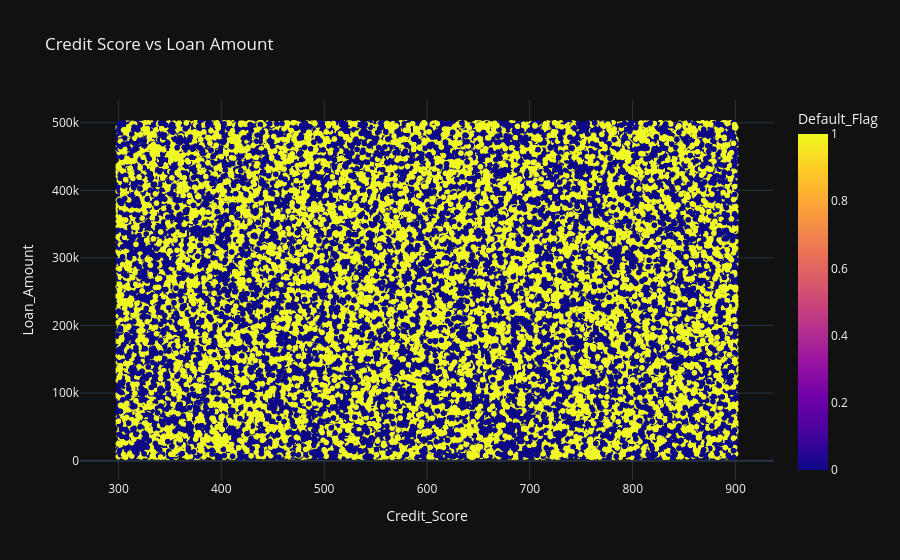

The notebook cell saved with this chart:
### Code cell
# -----------------------------
# 5. Credit Score vs Loan Amount
# -----------------------------
fig5 = px.scatter(
    df,
    x="Credit_Score",
    y="Loan_Amount",
    color="Default_Flag",
    title="Credit Score vs Loan Amount"
)
fig5.show()

### Figure 1 — Plotly figure (JSON) as saved in the notebook; plotly's stock layout.template omitted (floating-point values rounded to 4 significant figures; data arrays with more than 128 entries replaced by an {"elided": "..."} marker saying what was removed)
{"data": [{"hovertemplate": "Credit_Score=%{x}<br>Loan_Amount=%{y}<br>Default_Flag=%{marker.color}<extra></extra>", "legendgroup": "", "marker": {"color": {"elided": "95000 int values"}, "coloraxis": "coloraxis", "symbol": "circle"}, "mode": "markers", "name": "", "showlegend": false, "x": {"elided": "95000 int values"}, "xaxis": "x", "y": {"elided": "95000 int values"}, "yaxis": "y", "type": "scattergl"}], "layout": {"xaxis": {"anchor": "y", "domain": [0.0, 1.0], "title": {"text": "Credit_Score"}}, "yaxis": {"anchor": "x", "domain": [0.0, 1.0], "title": {"text": "Loan_Amount"}}, "coloraxis": {"colorbar": {"title": {"text": "Default_Flag"}}, "colorscale": [[0.0, "#0d0887"], [0.1111, "#46039f"], [0.2222, "#7201a8"], [0.3333, "#9c179e"], [0.4444, "#bd3786"], [0.5556, "#d8576b"], [0.6667, "#ed7953"], [0.7778, "#fb9f3a"], [0.8889, "#fdca26"], [1.0, "#f0f921"]]}, "legend": {"tracegroupgap": 0}, "title": {"text": "Credit Score vs Loan Amount"}}}
